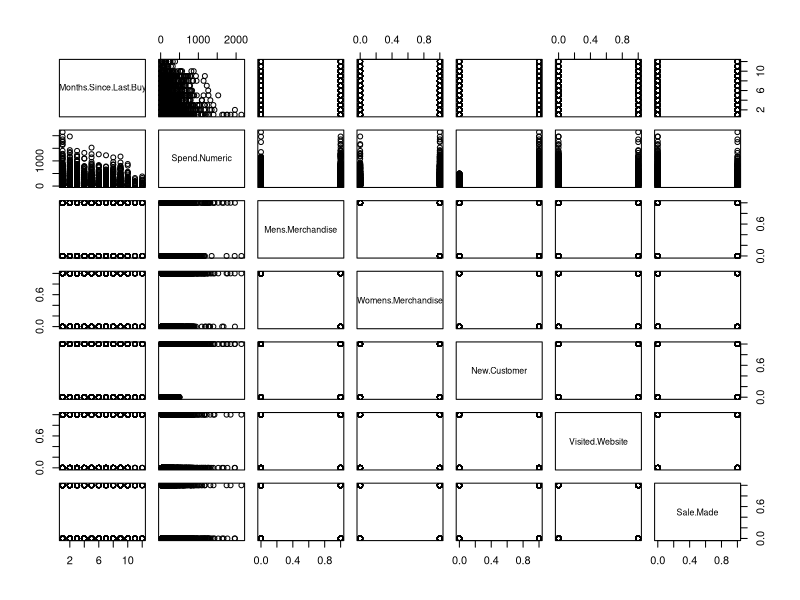
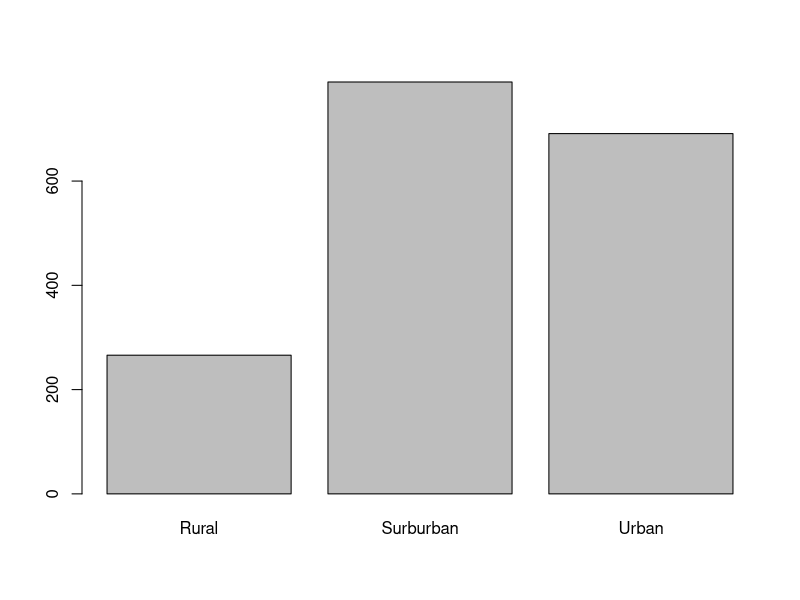
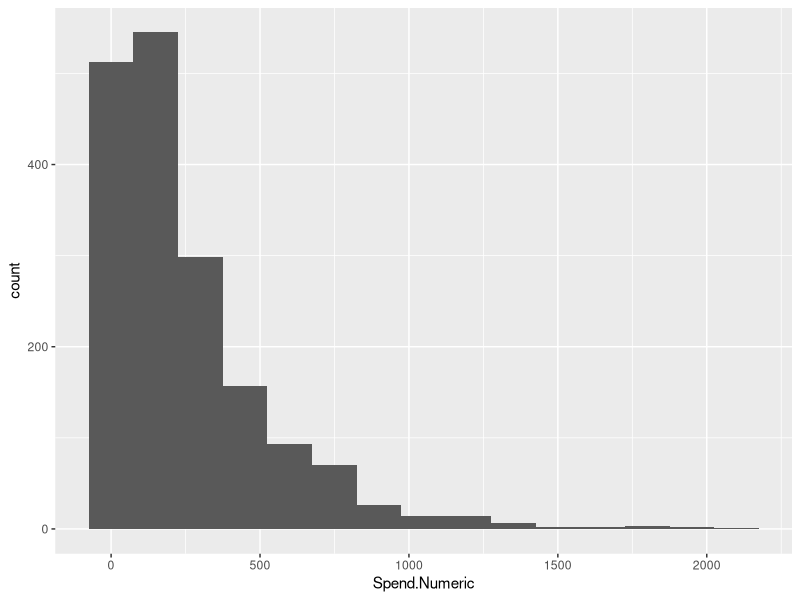
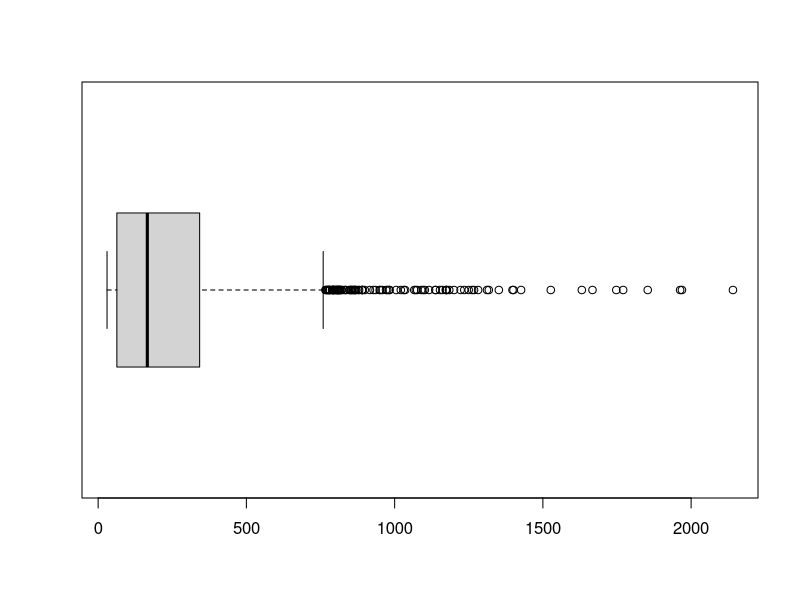
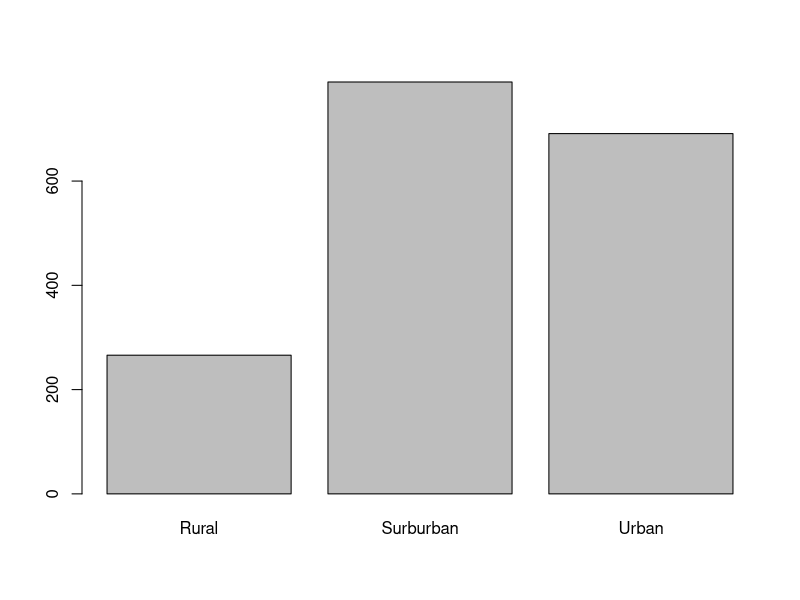

Reproduce these figures in R, in order. (Note: this script raises an error after producing the figures.)
library(dplyr)
library(tidyr)
library(ggplot2)
library(corrplot)
library(caret)
df.retail <- read.csv("Retail_Case_Study_Data.csv")
head(df.retail)
#there are no nulls
summary(df.retail)
table(df.retail$Purchase.Channel)
#take out the customer id and spend category
df.retail = subset(df.retail, select = -c(1,3))
# split input and output 
#x <- df.retail[,1:4] 
#y <- df.retail[,9]
pairs(df.retail[,-c(5,7)])
# very little correlation between the numeric variables
str(df.retail)
barplot(xtabs(~df.retail$Area))
# most users are suburban which means they maybe based where the stores are located
ggplot(df.retail, aes(x=Spend.Numeric)) +
  geom_histogram(binwidth = 150)
boxplot(df.retail$Spend.Numeric, horizontal = TRUE)
barplot(table(df.retail$Area))
plot(Spend.Numeric~Purchase.Channel, data=df.retail)
pairs(df.retail[,c(1,2,5,6,7)])
table(df.retail$Area)
plot(df.retail$Area ~ df.retail$Spend.Numeric)
# next is data modelling
#split the data into training and test
# create a list of 80% of the rows in the original dataset we can use for training 
validationIndex <- createDataPartition(dataset$Species, p=0.80, list=FALSE) 
# select 20% of the data for validation 
validation <- dataset[-validationIndex,] 
# use the remaining 80% of data to training and testing the models 
dataset <- dataset[validationIndex,]
#create validation harness
trainControl <- trainControl(method="cv", number=10)
metric <- "Accuracy"
